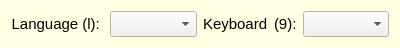
<?xml version="1.0" encoding="UTF-8"?>
<ui version="4.0">
    <class>LanguageDialog</class>
    <widget class="QDialog" name="LanguageDialog">
        <property name="windowModality">
            <enum>Qt::NonModal</enum>
        </property>
        <property name="geometry">
            <rect>
                <x>0</x>
                <y>0</y>
                <width>400</width>
                <height>45</height>
            </rect>
        </property>
        <property name="palette">
            <palette>
                <active>
                    <colorrole role="Base">
                        <brush brushstyle="SolidPattern">
                            <color alpha="255">
                                <red>255</red>
                                <green>255</green>
                                <blue>255</blue>
                            </color>
                        </brush>
                    </colorrole>
                    <colorrole role="Window">
                        <brush brushstyle="SolidPattern">
                            <color alpha="255">
                                <red>255</red>
                                <green>255</green>
                                <blue>227</blue>
                            </color>
                        </brush>
                    </colorrole>
                </active>
                <inactive>
                    <colorrole role="Base">
                        <brush brushstyle="SolidPattern">
                            <color alpha="255">
                                <red>255</red>
                                <green>255</green>
                                <blue>255</blue>
                            </color>
                        </brush>
                    </colorrole>
                    <colorrole role="Window">
                        <brush brushstyle="SolidPattern">
                            <color alpha="255">
                                <red>255</red>
                                <green>255</green>
                                <blue>227</blue>
                            </color>
                        </brush>
                    </colorrole>
                </inactive>
                <disabled>
                    <colorrole role="Base">
                        <brush brushstyle="SolidPattern">
                            <color alpha="255">
                                <red>255</red>
                                <green>255</green>
                                <blue>227</blue>
                            </color>
                        </brush>
                    </colorrole>
                    <colorrole role="Window">
                        <brush brushstyle="SolidPattern">
                            <color alpha="255">
                                <red>255</red>
                                <green>255</green>
                                <blue>227</blue>
                            </color>
                        </brush>
                    </colorrole>
                </disabled>
            </palette>
        </property>
        <property name="font">
            <font>
                <pointsize>11</pointsize>
            </font>
        </property>
        <property name="windowTitle">
            <string notr="true"/>
        </property>
        <property name="styleSheet">
            <string notr="true"/>
        </property>
        <layout class="QGridLayout" name="gridLayout">
            <item row="0" column="3">
                <widget class="QLabel" name="label">
                    <property name="text">
                        <string notr="true">(9):</string>
                    </property>
                </widget>
            </item>
            <item row="0" column="4">
                <widget class="QComboBox" name="keyCombo">
                    <property name="sizePolicy">
                        <sizepolicy hsizetype="Fixed" vsizetype="Fixed">
                            <horstretch>0</horstretch>
                            <verstretch>0</verstretch>
                        </sizepolicy>
                    </property>
                    <property name="minimumSize">
                        <size>
                            <width>0</width>
                            <height>0</height>
                        </size>
                    </property>
                    <property name="maximumSize">
                        <size>
                            <width>16777215</width>
                            <height>16777215</height>
                        </size>
                    </property>
                </widget>
            </item>
            <item row="0" column="0">
                <widget class="QLabel" name="langLabel">
                    <property name="minimumSize">
                        <size>
                            <width>70</width>
                            <height>0</height>
                        </size>
                    </property>
                    <property name="font">
                        <font>
                            <pointsize>11</pointsize>
                        </font>
                    </property>
                    <property name="text">
                        <string>Language (l): </string>
                    </property>
                    <property name="alignment">
                        <set>Qt::AlignRight|Qt::AlignTrailing|Qt::AlignVCenter</set>
                    </property>
                </widget>
            </item>
            <item row="0" column="1">
                <widget class="QComboBox" name="langCombo">
                    <property name="sizePolicy">
                        <sizepolicy hsizetype="Expanding" vsizetype="Fixed">
                            <horstretch>0</horstretch>
                            <verstretch>0</verstretch>
                        </sizepolicy>
                    </property>
                    <addaction name="actionOpenComboBox"/>
                </widget>
            </item>
            <item row="0" column="2">
                <widget class="QLabel" name="label_2">
                    <property name="text">
                        <string>Keyboard</string>
                    </property>
                    <addaction name="actionOpenKeyCombo"/>
                </widget>
            </item>
        </layout>
        <action name="actionOpenComboBox">
            <property name="text">
                <string notr="true">openComboBox</string>
            </property>
            <property name="iconText">
                <string notr="true">openComboBox</string>
            </property>
            <property name="toolTip">
                <string notr="true">openComboBox</string>
            </property>
            <property name="shortcut">
                <string notr="true">L</string>
            </property>
            <property name="shortcutContext">
                <enum>Qt::ApplicationShortcut</enum>
            </property>
        </action>
        <action name="actionOpenKeyCombo">
            <property name="text">
                <string notr="true">openKeyCombo</string>
            </property>
            <property name="iconText">
                <string notr="true">openKeyCombo</string>
            </property>
            <property name="toolTip">
                <string notr="true">openKeyCombo</string>
            </property>
            <property name="shortcut">
                <string notr="true">9</string>
            </property>
            <property name="shortcutContext">
                <enum>Qt::ApplicationShortcut</enum>
            </property>
        </action>
    </widget>
    <resources/>
    <connections/>
</ui>
